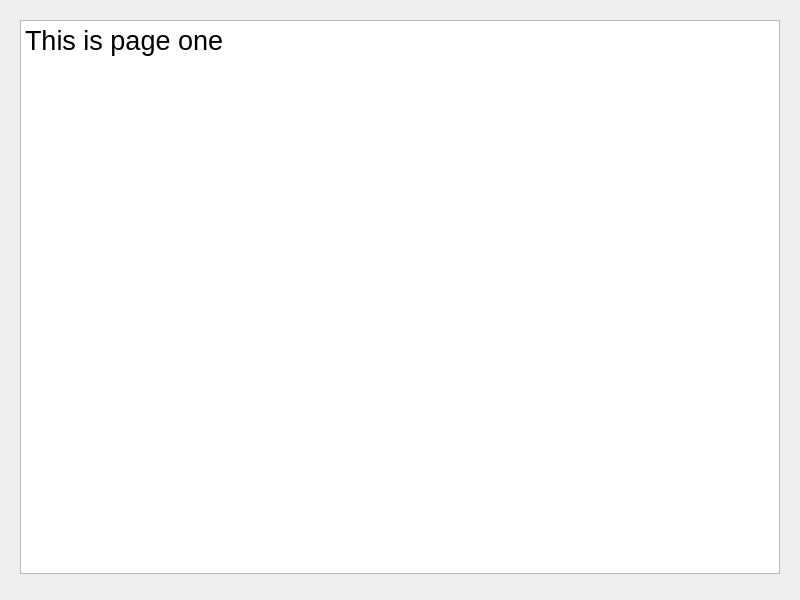
<?xml version="1.0" encoding="UTF-8"?>
<ui version="4.0">
 <class>Widget</class>
 <widget class="QWidget" name="Widget">
  <property name="geometry">
   <rect>
    <x>0</x>
    <y>0</y>
    <width>800</width>
    <height>600</height>
   </rect>
  </property>
  <property name="windowTitle">
   <string>Widget</string>
  </property>
  <layout class="QVBoxLayout" name="verticalLayout">
   <item>
    <widget class="QStackedWidget" name="stackedWidget">
     <widget class="QWidget" name="page">
      <layout class="QVBoxLayout" name="verticalLayout_2">
       <item>
        <widget class="QTextBrowser" name="textBrowser">
         <property name="html">
          <string>&lt;!DOCTYPE HTML PUBLIC &quot;-//W3C//DTD HTML 4.0//EN&quot; &quot;http://www.w3.org/TR/REC-html40/strict.dtd&quot;&gt;
&lt;html&gt;&lt;head&gt;&lt;meta name=&quot;qrichtext&quot; content=&quot;1&quot; /&gt;&lt;meta charset=&quot;utf-8&quot; /&gt;&lt;style type=&quot;text/css&quot;&gt;
p, li { white-space: pre-wrap; }
hr { height: 1px; border-width: 0; }
li.unchecked::marker { content: &quot;\2610&quot;; }
li.checked::marker { content: &quot;\2612&quot;; }
&lt;/style&gt;&lt;/head&gt;&lt;body style=&quot; font-family:'Microsoft YaHei UI'; font-size:9pt; font-weight:400; font-style:normal;&quot;&gt;
&lt;p style=&quot; margin-top:0px; margin-bottom:0px; margin-left:0px; margin-right:0px; -qt-block-indent:0; text-indent:0px;&quot;&gt;&lt;span style=&quot; font-size:20pt;&quot;&gt;This is page one&lt;/span&gt;&lt;/p&gt;&lt;/body&gt;&lt;/html&gt;</string>
         </property>
        </widget>
       </item>
      </layout>
     </widget>
     <widget class="QWidget" name="page_2">
      <layout class="QVBoxLayout" name="verticalLayout_3">
       <item>
        <widget class="QTextBrowser" name="textBrowser_2">
         <property name="html">
          <string>&lt;!DOCTYPE HTML PUBLIC &quot;-//W3C//DTD HTML 4.0//EN&quot; &quot;http://www.w3.org/TR/REC-html40/strict.dtd&quot;&gt;
&lt;html&gt;&lt;head&gt;&lt;meta name=&quot;qrichtext&quot; content=&quot;1&quot; /&gt;&lt;meta charset=&quot;utf-8&quot; /&gt;&lt;style type=&quot;text/css&quot;&gt;
p, li { white-space: pre-wrap; }
hr { height: 1px; border-width: 0; }
li.unchecked::marker { content: &quot;\2610&quot;; }
li.checked::marker { content: &quot;\2612&quot;; }
&lt;/style&gt;&lt;/head&gt;&lt;body style=&quot; font-family:'Microsoft YaHei UI'; font-size:9pt; font-weight:400; font-style:normal;&quot;&gt;
&lt;p style=&quot; margin-top:0px; margin-bottom:0px; margin-left:0px; margin-right:0px; -qt-block-indent:0; text-indent:0px;&quot;&gt;&lt;span style=&quot; font-size:28pt; font-weight:700;&quot;&gt;This is page two&lt;/span&gt;&lt;/p&gt;&lt;/body&gt;&lt;/html&gt;</string>
         </property>
        </widget>
       </item>
      </layout>
     </widget>
     <widget class="QWidget" name="page_3">
      <layout class="QVBoxLayout" name="verticalLayout_4">
       <item>
        <widget class="QTextBrowser" name="textBrowser_3">
         <property name="html">
          <string>&lt;!DOCTYPE HTML PUBLIC &quot;-//W3C//DTD HTML 4.0//EN&quot; &quot;http://www.w3.org/TR/REC-html40/strict.dtd&quot;&gt;
&lt;html&gt;&lt;head&gt;&lt;meta name=&quot;qrichtext&quot; content=&quot;1&quot; /&gt;&lt;meta charset=&quot;utf-8&quot; /&gt;&lt;style type=&quot;text/css&quot;&gt;
p, li { white-space: pre-wrap; }
hr { height: 1px; border-width: 0; }
li.unchecked::marker { content: &quot;\2610&quot;; }
li.checked::marker { content: &quot;\2612&quot;; }
&lt;/style&gt;&lt;/head&gt;&lt;body style=&quot; font-family:'Microsoft YaHei UI'; font-size:9pt; font-weight:400; font-style:normal;&quot;&gt;
&lt;p style=&quot; margin-top:0px; margin-bottom:0px; margin-left:0px; margin-right:0px; -qt-block-indent:0; text-indent:0px;&quot;&gt;&lt;span style=&quot; font-size:48pt; font-style:italic; text-decoration: underline;&quot;&gt;This is page three&lt;/span&gt;&lt;/p&gt;&lt;/body&gt;&lt;/html&gt;</string>
         </property>
        </widget>
       </item>
      </layout>
     </widget>
     <widget class="QWidget" name="page_4">
      <layout class="QVBoxLayout" name="verticalLayout_5">
       <item>
        <widget class="QTextBrowser" name="textBrowser_4">
         <property name="html">
          <string>&lt;!DOCTYPE HTML PUBLIC &quot;-//W3C//DTD HTML 4.0//EN&quot; &quot;http://www.w3.org/TR/REC-html40/strict.dtd&quot;&gt;
&lt;html&gt;&lt;head&gt;&lt;meta name=&quot;qrichtext&quot; content=&quot;1&quot; /&gt;&lt;meta charset=&quot;utf-8&quot; /&gt;&lt;style type=&quot;text/css&quot;&gt;
p, li { white-space: pre-wrap; }
hr { height: 1px; border-width: 0; }
li.unchecked::marker { content: &quot;\2610&quot;; }
li.checked::marker { content: &quot;\2612&quot;; }
&lt;/style&gt;&lt;/head&gt;&lt;body style=&quot; font-family:'Microsoft YaHei UI'; font-size:9pt; font-weight:400; font-style:normal;&quot;&gt;
&lt;p align=&quot;center&quot; style=&quot; margin-top:0px; margin-bottom:0px; margin-left:0px; margin-right:0px; -qt-block-indent:0; text-indent:0px;&quot;&gt;&lt;span style=&quot; font-size:20pt;&quot;&gt;This is page four&lt;/span&gt;&lt;/p&gt;&lt;/body&gt;&lt;/html&gt;</string>
         </property>
        </widget>
       </item>
      </layout>
     </widget>
     <widget class="QWidget" name="page_5">
      <layout class="QVBoxLayout" name="verticalLayout_6">
       <item>
        <widget class="QTextBrowser" name="textBrowser_5">
         <property name="html">
          <string>&lt;!DOCTYPE HTML PUBLIC &quot;-//W3C//DTD HTML 4.0//EN&quot; &quot;http://www.w3.org/TR/REC-html40/strict.dtd&quot;&gt;
&lt;html&gt;&lt;head&gt;&lt;meta name=&quot;qrichtext&quot; content=&quot;1&quot; /&gt;&lt;meta charset=&quot;utf-8&quot; /&gt;&lt;style type=&quot;text/css&quot;&gt;
p, li { white-space: pre-wrap; }
hr { height: 1px; border-width: 0; }
li.unchecked::marker { content: &quot;\2610&quot;; }
li.checked::marker { content: &quot;\2612&quot;; }
&lt;/style&gt;&lt;/head&gt;&lt;body style=&quot; font-family:'Microsoft YaHei UI'; font-size:9pt; font-weight:400; font-style:normal;&quot;&gt;
&lt;p align=&quot;center&quot; style=&quot; margin-top:0px; margin-bottom:0px; margin-left:0px; margin-right:0px; -qt-block-indent:0; text-indent:0px;&quot;&gt;&lt;span style=&quot; font-size:28pt; font-weight:700; font-style:italic; text-decoration: underline;&quot;&gt;This is page five&lt;/span&gt;&lt;/p&gt;&lt;/body&gt;&lt;/html&gt;</string>
         </property>
        </widget>
       </item>
      </layout>
     </widget>
    </widget>
   </item>
   <item>
    <widget class="QPageBar" name="pageBar" native="true"/>
   </item>
  </layout>
 </widget>
 <customwidgets>
  <customwidget>
   <class>QPageBar</class>
   <extends>QWidget</extends>
   <header location="global">../../src/english/qpagebar.h</header>
   <container>1</container>
  </customwidget>
 </customwidgets>
 <resources/>
 <connections/>
</ui>
